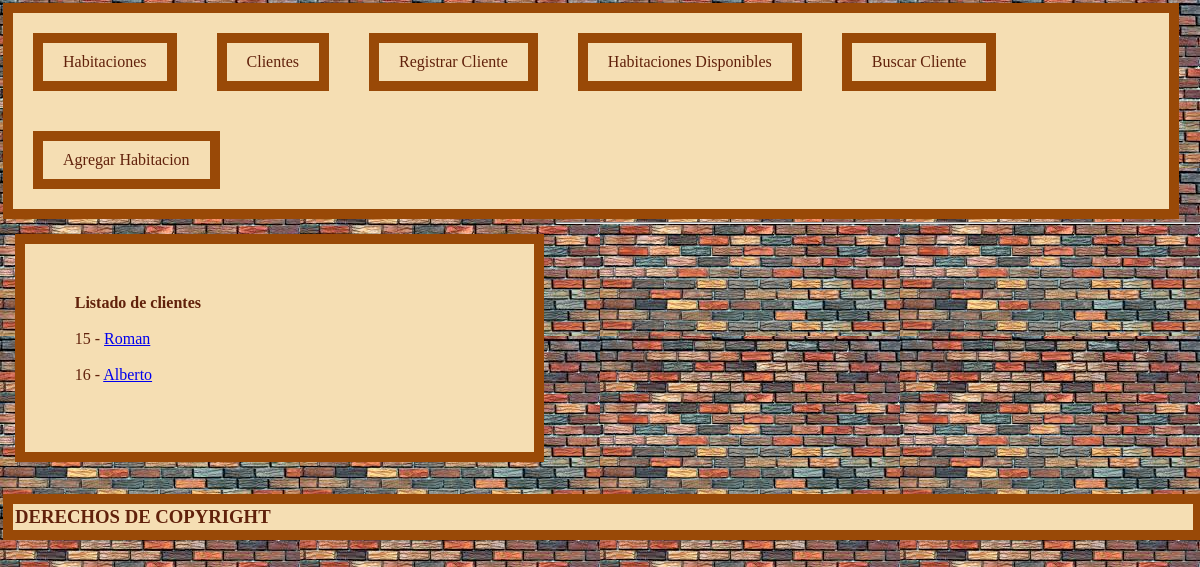
The app's page /hotel/cliente/ with its own data.
### hotel/models.py (models this page shows)
class Cliente(models.Model):
    nombres     = models.CharField(max_length=30) # Nombres del cliente
    apellidos   = models.CharField(max_length=30) # Apellidos del cliente
    tarjeta     = models.PositiveIntegerField()   # Numero de tarjeta
    dni         = models.PositiveIntegerField()   # Numeor de DNI
    habitacion  = models.ForeignKey('Habitacion', on_delete=models.CASCADE)
    def get_absolute_url(self):
        return str(self.id)

### hotel/views.py (the view)
# urls.py: path('cliente/', ClienteListView.as_view(), name = 'cliente-list'),
class ClienteListView(View):
    def get(self, request):
        obj = Cliente.objects.all()
        context = {
                'object_list': obj,
            }
        return render(request, 'hotel/lsta_cliente.html', context)

### hotel/templates/hotel/lsta_cliente.html (shortened to what this page needs)
{% extends 'base.html'%}
{% block body %}
    <h1>Listado de clientes</h1>
    <br>
    {% for instance in object_list %}
        <p>
            {{ instance.id }} -
            <a href = '{{ instance.get_absolute_url }}'> {{ instance.nombres }} </a>
        </p>
        <br>
    {%  endfor %}
{% endblock %}

### hotel/static/css/estilos.css (style rules this page uses)
* { padding: 0; margin: 0; }
h1 { font-style:courier; }
body { background: url("images/ladrillos.jpg"); }

### records on screen
Cliente: id "15", nombres "Roman"
Cliente: id "16", nombres "Alberto"
